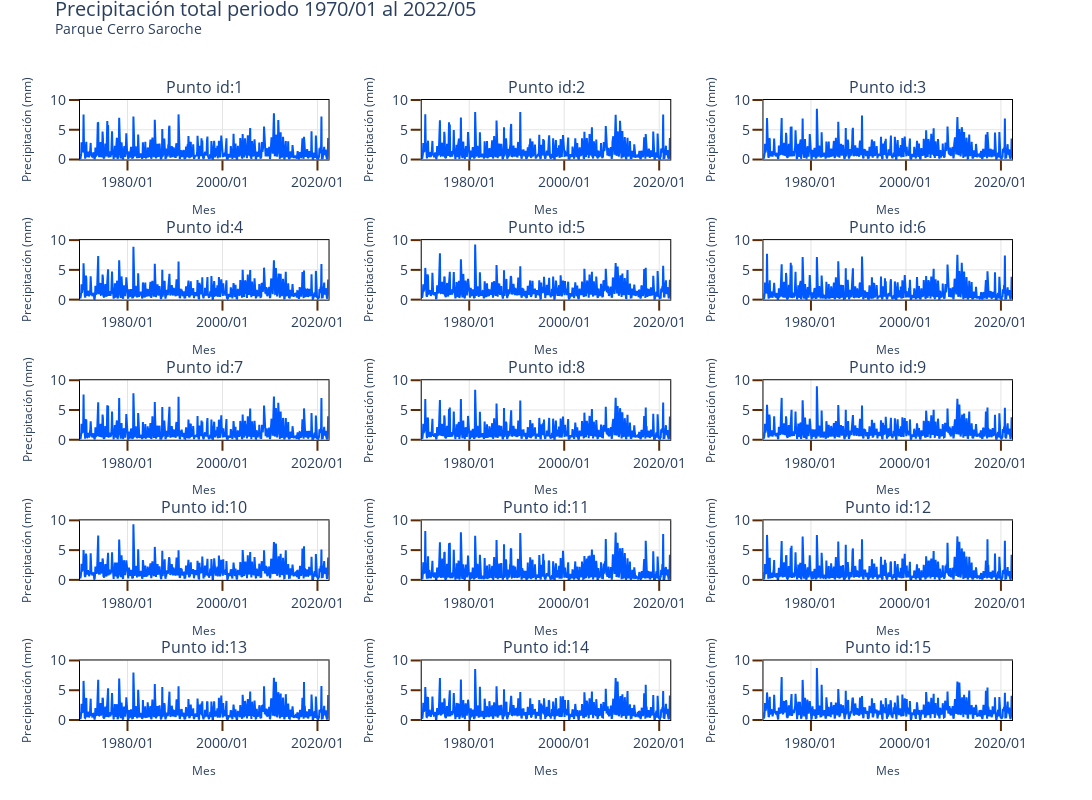

Source (notebook cell):
### Markdown cell above
Consulta de la data

### Code cell
fig_pre = precipitacion_graf( data_pandas,
                    rows=5, 
                    cols=3,
                    park = 'Cerro Saroche'
                    )

fig_pre.write_image(f'./{park}/figures/precipitacion_cerro_saroche.png')
fig_pre.show()

### Figure 1 — Plotly figure (JSON) as saved in the notebook; plotly's stock layout.template omitted (floating-point values rounded to 4 significant figures; data arrays with more than 128 entries replaced by an {"elided": "..."} marker saying what was removed)
{"data": [{"legendgroup": "group1", "line": {"color": "#0059FF", "width": 2}, "mode": "lines", "name": "Precipitación total", "showlegend": false, "type": "scatter", "x": {"elided": "629 str values"}, "xaxis": "x", "y": {"elided": "629 float values"}, "yaxis": "y"}, {"legendgroup": "group1", "line": {"color": "#0059FF", "width": 2}, "mode": "lines", "name": "Precipitación total", "showlegend": false, "type": "scatter", "x": {"elided": "629 str values"}, "xaxis": "x2", "y": {"elided": "629 float values"}, "yaxis": "y2"}, {"legendgroup": "group1", "line": {"color": "#0059FF", "width": 2}, "mode": "lines", "name": "Precipitación total", "showlegend": false, "type": "scatter", "x": {"elided": "629 str values"}, "xaxis": "x3", "y": {"elided": "629 float values"}, "yaxis": "y3"}, {"legendgroup": "group1", "line": {"color": "#0059FF", "width": 2}, "mode": "lines", "name": "Precipitación total", "showlegend": false, "type": "scatter", "x": {"elided": "629 str values"}, "xaxis": "x4", "y": {"elided": "629 float values"}, "yaxis": "y4"}, {"legendgroup": "group1", "line": {"color": "#0059FF", "width": 2}, "mode": "lines", "name": "Precipitación total", "showlegend": false, "type": "scatter", "x": {"elided": "629 str values"}, "xaxis": "x5", "y": {"elided": "629 float values"}, "yaxis": "y5"}, {"legendgroup": "group1", "line": {"color": "#0059FF", "width": 2}, "mode": "lines", "name": "Precipitación total", "showlegend": false, "type": "scatter", "x": {"elided": "629 str values"}, "xaxis": "x6", "y": {"elided": "629 float values"}, "yaxis": "y6"}, {"legendgroup": "group1", "line": {"color": "#0059FF", "width": 2}, "mode": "lines", "name": "Precipitación total", "showlegend": false, "type": "scatter", "x": {"elided": "629 str values"}, "xaxis": "x7", "y": {"elided": "629 float values"}, "yaxis": "y7"}, {"legendgroup": "group1", "line": {"color": "#0059FF", "width": 2}, "mode": "lines", "name": "Precipitación total", "showlegend": false, "type": "scatter", "x": {"elided": "629 str values"}, "xaxis": "x8", "y": {"elided": "629 float values"}, "yaxis": "y8"}, {"legendgroup": "group1", "line": {"color": "#0059FF", "width": 2}, "mode": "lines", "name": "Precipitación total", "showlegend": false, "type": "scatter", "x": {"elided": "629 str values"}, "xaxis": "x9", "y": {"elided": "629 float values"}, "yaxis": "y9"}, {"legendgroup": "group1", "line": {"color": "#0059FF", "width": 2}, "mode": "lines", "name": "Precipitación total", "showlegend": false, "type": "scatter", "x": {"elided": "629 str values"}, "xaxis": "x10", "y": {"elided": "629 float values"}, "yaxis": "y10"}, {"legendgroup": "group1", "line": {"color": "#0059FF", "width": 2}, "mode": "lines", "name": "Precipitación total", "showlegend": false, "type": "scatter", "x": {"elided": "629 str values"}, "xaxis": "x11", "y": {"elided": "629 float values"}, "yaxis": "y11"}, {"legendgroup": "group1", "line": {"color": "#0059FF", "width": 2}, "mode": "lines", "name": "Precipitación total", "showlegend": false, "type": "scatter", "x": {"elided": "629 str values"}, "xaxis": "x12", "y": {"elided": "629 float values"}, "yaxis": "y12"}, {"legendgroup": "group1", "line": {"color": "#0059FF", "width": 2}, "mode": "lines", "name": "Precipitación total", "showlegend": false, "type": "scatter", "x": {"elided": "629 str values"}, "xaxis": "x13", "y": {"elided": "629 float values"}, "yaxis": "y13"}, {"legendgroup": "group1", "line": {"color": "#0059FF", "width": 2}, "mode": "lines", "name": "Precipitación total", "showlegend": false, "type": "scatter", "x": {"elided": "629 str values"}, "xaxis": "x14", "y": {"elided": "629 float values"}, "yaxis": "y14"}, {"legendgroup": "group1", "line": {"color": "#0059FF", "width": 2}, "mode": "lines", "name": "Precipitación total", "showlegend": false, "type": "scatter", "x": {"elided": "629 str values"}, "xaxis": "x15", "y": {"elided": "629 float values"}, "yaxis": "y15"}], "layout": {"annotations": [{"font": {"size": 16}, "showarrow": false, "text": "Punto id:1", "x": 0.1333, "xanchor": "center", "xref": "paper", "y": 1, "yanchor": "bottom", "yref": "paper"}, {"font": {"size": 16}, "showarrow": false, "text": "Punto id:2", "x": 0.5, "xanchor": "center", "xref": "paper", "y": 1, "yanchor": "bottom", "yref": "paper"}, {"font": {"size": 16}, "showarrow": false, "text": "Punto id:3", "x": 0.8667, "xanchor": "center", "xref": "paper", "y": 1, "yanchor": "bottom", "yref": "paper"}, {"font": {"size": 16}, "showarrow": false, "text": "Punto id:4", "x": 0.1333, "xanchor": "center", "xref": "paper", "y": 0.774, "yanchor": "bottom", "yref": "paper"}, {"font": {"size": 16}, "showarrow": false, "text": "Punto id:5", "x": 0.5, "xanchor": "center", "xref": "paper", "y": 0.774, "yanchor": "bottom", "yref": "paper"}, {"font": {"size": 16}, "showarrow": false, "text": "Punto id:6", "x": 0.8667, "xanchor": "center", "xref": "paper", "y": 0.774, "yanchor": "bottom", "yref": "paper"}, {"font": {"size": 16}, "showarrow": false, "text": "Punto id:7", "x": 0.1333, "xanchor": "center", "xref": "paper", "y": 0.548, "yanchor": "bottom", "yref": "paper"}, {"font": {"size": 16}, "showarrow": false, "text": "Punto id:8", "x": 0.5, "xanchor": "center", "xref": "paper", "y": 0.548, "yanchor": "bottom", "yref": "paper"}, {"font": {"size": 16}, "showarrow": false, "text": "Punto id:9", "x": 0.8667, "xanchor": "center", "xref": "paper", "y": 0.548, "yanchor": "bottom", "yref": "paper"}, {"font": {"size": 16}, "showarrow": false, "text": "Punto id:10", "x": 0.1333, "xanchor": "center", "xref": "paper", "y": 0.322, "yanchor": "bottom", "yref": "paper"}, {"font": {"size": 16}, "showarrow": false, "text": "Punto id:11", "x": 0.5, "xanchor": "center", "xref": "paper", "y": 0.322, "yanchor": "bottom", "yref": "paper"}, {"font": {"size": 16}, "showarrow": false, "text": "Punto id:12", "x": 0.8667, "xanchor": "center", "xref": "paper", "y": 0.322, "yanchor": "bottom", "yref": "paper"}, {"font": {"size": 16}, "showarrow": false, "text": "Punto id:13", "x": 0.1333, "xanchor": "center", "xref": "paper", "y": 0.096, "yanchor": "bottom", "yref": "paper"}, {"font": {"size": 16}, "showarrow": false, "text": "Punto id:14", "x": 0.5, "xanchor": "center", "xref": "paper", "y": 0.096, "yanchor": "bottom", "yref": "paper"}, {"font": {"size": 16}, "showarrow": false, "text": "Punto id:15", "x": 0.8667, "xanchor": "center", "xref": "paper", "y": 0.096, "yanchor": "bottom", "yref": "paper"}], "font": {"size": 14}, "height": 800, "legend": {"font": {"size": 14}, "title": {"font": {"size": 14}, "text": "Serie"}, "x": 1, "xanchor": "right", "y": 1.05, "yanchor": "bottom"}, "margin": {"t": 100}, "showlegend": true, "title": {"text": "\n                                Precipitación total periodo 1970/01 al 2022/05\n                                <br><sup>Parque Cerro Saroche</sup>\n                                ", "y": 0.98}, "uniformtext": {"minsize": 8, "mode": "hide"}, "width": 1500, "xaxis": {"anchor": "y", "domain": [0, 0.2667], "gridcolor": "#E4E4E4", "linecolor": "black", "linewidth": 1, "mirror": true, "range": ["1970-01-01T00:00:00", "2022-05-01T00:00:00"], "showline": true, "tickcolor": "#5C2B05", "tickformat": "%Y/%m", "ticklen": 10, "ticks": "outside", "tickwidth": 2, "title": {"font": {"size": 12}, "text": "Mes"}}, "xaxis10": {"anchor": "y10", "domain": [0, 0.2667], "gridcolor": "#E4E4E4", "linecolor": "black", "linewidth": 1, "mirror": true, "showline": true, "tickcolor": "#5C2B05", "tickformat": "%Y/%m", "ticklen": 10, "ticks": "outside", "tickwidth": 2, "title": {"font": {"size": 12}, "text": "Mes"}}, "xaxis11": {"anchor": "y11", "domain": [0.3667, 0.6333], "gridcolor": "#E4E4E4", "linecolor": "black", "linewidth": 1, "mirror": true, "showline": true, "tickcolor": "#5C2B05", "tickformat": "%Y/%m", "ticklen": 10, "ticks": "outside", "tickwidth": 2, "title": {"font": {"size": 12}, "text": "Mes"}}, "xaxis12": {"anchor": "y12", "domain": [0.7333, 1], "gridcolor": "#E4E4E4", "linecolor": "black", "linewidth": 1, "mirror": true, "showline": true, "tickcolor": "#5C2B05", "tickformat": "%Y/%m", "ticklen": 10, "ticks": "outside", "tickwidth": 2, "title": {"font": {"size": 12}, "text": "Mes"}}, "xaxis13": {"anchor": "y13", "domain": [0, 0.2667], "gridcolor": "#E4E4E4", "linecolor": "black", "linewidth": 1, "mirror": true, "showline": true, "tickcolor": "#5C2B05", "tickformat": "%Y/%m", "ticklen": 10, "ticks": "outside", "tickwidth": 2, "title": {"font": {"size": 12}, "text": "Mes"}}, "xaxis14": {"anchor": "y14", "domain": [0.3667, 0.6333], "gridcolor": "#E4E4E4", "linecolor": "black", "linewidth": 1, "mirror": true, "showline": true, "tickcolor": "#5C2B05", "tickformat": "%Y/%m", "ticklen": 10, "ticks": "outside", "tickwidth": 2, "title": {"font": {"size": 12}, "text": "Mes"}}, "xaxis15": {"anchor": "y15", "domain": [0.7333, 1], "gridcolor": "#E4E4E4", "linecolor": "black", "linewidth": 1, "mirror": true, "showline": true, "tickcolor": "#5C2B05", "tickformat": "%Y/%m", "ticklen": 10, "ticks": "outside", "tickwidth": 2, "title": {"font": {"size": 12}, "text": "Mes"}}, "xaxis2": {"anchor": "y2", "domain": [0.3667, 0.6333], "gridcolor": "#E4E4E4", "linecolor": "black", "linewidth": 1, "mirror": true, "showline": true, "tickcolor": "#5C2B05", "tickformat": "%Y/%m", "ticklen": 10, "ticks": "outside", "tickwidth": 2, "title": {"font": {"size": 12}, "text": "Mes"}}, "xaxis3": {"anchor": "y3", "domain": [0.7333, 1], "gridcolor": "#E4E4E4", "linecolor": "black", "linewidth": 1, "mirror": true, "showline": true, "tickcolor": "#5C2B05", "tickformat": "%Y/%m", "ticklen": 10, "ticks": "outside", "tickwidth": 2, "title": {"font": {"size": 12}, "text": "Mes"}}, "xaxis4": {"anchor": "y4", "domain": [0, 0.2667], "gridcolor": "#E4E4E4", "linecolor": "black", "linewidth": 1, "mirror": true, "showline": true, "tickcolor": "#5C2B05", "tickformat": "%Y/%m", "ticklen": 10, "ticks": "outside", "tickwidth": 2, "title": {"font": {"size": 12}, "text": "Mes"}}, "xaxis5": {"anchor": "y5", "domain": [0.3667, 0.6333], "gridcolor": "#E4E4E4", "linecolor": "black", "linewidth": 1, "mirror": true, "showline": true, "tickcolor": "#5C2B05", "tickformat": "%Y/%m", "ticklen": 10, "ticks": "outside", "tickwidth": 2, "title": {"font": {"size": 12}, "text": "Mes"}}, "xaxis6": {"anchor": "y6", "domain": [0.7333, 1], "gridcolor": "#E4E4E4", "linecolor": "black", "linewidth": 1, "mirror": true, "showline": true, "tickcolor": "#5C2B05", "tickformat": "%Y/%m", "ticklen": 10, "ticks": "outside", "tickwidth": 2, "title": {"font": {"size": 12}, "text": "Mes"}}, "xaxis7": {"anchor": "y7", "domain": [0, 0.2667], "gridcolor": "#E4E4E4", "linecolor": "black", "linewidth": 1, "mirror": true, "showline": true, "tickcolor": "#5C2B05", "tickformat": "%Y/%m", "ticklen": 10, "ticks": "outside", "tickwidth": 2, "title": {"font": {"size": 12}, "text": "Mes"}}, "xaxis8": {"anchor": "y8", "domain": [0.3667, 0.6333], "gridcolor": "#E4E4E4", "linecolor": "black", "linewidth": 1, "mirror": true, "showline": true, "tickcolor": "#5C2B05", "tickformat": "%Y/%m", "ticklen": 10, "ticks": "outside", "tickwidth": 2, "title": {"font": {"size": 12}, "text": "Mes"}}, "xaxis9": {"anchor": "y9", "domain": [0.7333, 1], "gridcolor": "#E4E4E4", "linecolor": "black", "linewidth": 1, "mirror": true, "showline": true, "tickcolor": "#5C2B05", "tickformat": "%Y/%m", "ticklen": 10, "ticks": "outside", "tickwidth": 2, "title": {"font": {"size": 12}, "text": "Mes"}}, "yaxis": {"anchor": "x", "domain": [0.904, 1], "gridcolor": "#E4E4E4", "linecolor": "black", "linewidth": 1, "mirror": true, "range": [0, 10], "showline": true, "tickcolor": "#5C2B05", "ticklen": 10, "ticks": "outside", "tickwidth": 2, "title": {"font": {"size": 12}, "text": "Precipitación (mm)"}}, "yaxis10": {"anchor": "x10", "domain": [0.226, 0.322], "gridcolor": "#E4E4E4", "linecolor": "black", "linewidth": 1, "mirror": true, "range": [0, 10], "showline": true, "tickcolor": "#5C2B05", "ticklen": 10, "ticks": "outside", "tickwidth": 2, "title": {"font": {"size": 12}, "text": "Precipitación (mm)"}}, "yaxis11": {"anchor": "x11", "domain": [0.226, 0.322], "gridcolor": "#E4E4E4", "linecolor": "black", "linewidth": 1, "mirror": true, "range": [0, 10], "showline": true, "tickcolor": "#5C2B05", "ticklen": 10, "ticks": "outside", "tickwidth": 2, "title": {"font": {"size": 12}, "text": "Precipitación (mm)"}}, "yaxis12": {"anchor": "x12", "domain": [0.226, 0.322], "gridcolor": "#E4E4E4", "linecolor": "black", "linewidth": 1, "mirror": true, "range": [0, 10], "showline": true, "tickcolor": "#5C2B05", "ticklen": 10, "ticks": "outside", "tickwidth": 2, "title": {"font": {"size": 12}, "text": "Precipitación (mm)"}}, "yaxis13": {"anchor": "x13", "domain": [0, 0.096], "gridcolor": "#E4E4E4", "linecolor": "black", "linewidth": 1, "mirror": true, "range": [0, 10], "showline": true, "tickcolor": "#5C2B05", "ticklen": 10, "ticks": "outside", "tickwidth": 2, "title": {"font": {"size": 12}, "text": "Precipitación (mm)"}}, "yaxis14": {"anchor": "x14", "domain": [0, 0.096], "gridcolor": "#E4E4E4", "linecolor": "black", "linewidth": 1, "mirror": true, "range": [0, 10], "showline": true, "tickcolor": "#5C2B05", "ticklen": 10, "ticks": "outside", "tickwidth": 2, "title": {"font": {"size": 12}, "text": "Precipitación (mm)"}}, "yaxis15": {"anchor": "x15", "domain": [0, 0.096], "gridcolor": "#E4E4E4", "linecolor": "black", "linewidth": 1, "mirror": true, "range": [0, 10], "showline": true, "tickcolor": "#5C2B05", "ticklen": 10, "ticks": "outside", "tickwidth": 2, "title": {"font": {"size": 12}, "text": "Precipitación (mm)"}}, "yaxis2": {"anchor": "x2", "domain": [0.904, 1], "gridcolor": "#E4E4E4", "linecolor": "black", "linewidth": 1, "mirror": true, "range": [0, 10], "showline": true, "tickcolor": "#5C2B05", "ticklen": 10, "ticks": "outside", "tickwidth": 2, "title": {"font": {"size": 12}, "text": "Precipitación (mm)"}}, "yaxis3": {"anchor": "x3", "domain": [0.904, 1], "gridcolor": "#E4E4E4", "linecolor": "black", "linewidth": 1, "mirror": true, "range": [0, 10], "showline": true, "tickcolor": "#5C2B05", "ticklen": 10, "ticks": "outside", "tickwidth": 2, "title": {"font": {"size": 12}, "text": "Precipitación (mm)"}}, "yaxis4": {"anchor": "x4", "domain": [0.678, 0.774], "gridcolor": "#E4E4E4", "linecolor": "black", "linewidth": 1, "mirror": true, "range": [0, 10], "showline": true, "tickcolor": "#5C2B05", "ticklen": 10, "ticks": "outside", "tickwidth": 2, "title": {"font": {"size": 12}, "text": "Precipitación (mm)"}}, "yaxis5": {"anchor": "x5", "domain": [0.678, 0.774], "gridcolor": "#E4E4E4", "linecolor": "black", "linewidth": 1, "mirror": true, "range": [0, 10], "showline": true, "tickcolor": "#5C2B05", "ticklen": 10, "ticks": "outside", "tickwidth": 2, "title": {"font": {"size": 12}, "text": "Precipitación (mm)"}}, "yaxis6": {"anchor": "x6", "domain": [0.678, 0.774], "gridcolor": "#E4E4E4", "linecolor": "black", "linewidth": 1, "mirror": true, "range": [0, 10], "showline": true, "tickcolor": "#5C2B05", "ticklen": 10, "ticks": "outside", "tickwidth": 2, "title": {"font": {"size": 12}, "text": "Precipitación (mm)"}}, "yaxis7": {"anchor": "x7", "domain": [0.452, 0.548], "gridcolor": "#E4E4E4", "linecolor": "black", "linewidth": 1, "mirror": true, "range": [0, 10], "showline": true, "tickcolor": "#5C2B05", "ticklen": 10, "ticks": "outside", "tickwidth": 2, "title": {"font": {"size": 12}, "text": "Precipitación (mm)"}}, "yaxis8": {"anchor": "x8", "domain": [0.452, 0.548], "gridcolor": "#E4E4E4", "linecolor": "black", "linewidth": 1, "mirror": true, "range": [0, 10], "showline": true, "tickcolor": "#5C2B05", "ticklen": 10, "ticks": "outside", "tickwidth": 2, "title": {"font": {"size": 12}, "text": "Precipitación (mm)"}}, "yaxis9": {"anchor": "x9", "domain": [0.452, 0.548], "gridcolor": "#E4E4E4", "linecolor": "black", "linewidth": 1, "mirror": true, "range": [0, 10], "showline": true, "tickcolor": "#5C2B05", "ticklen": 10, "ticks": "outside", "tickwidth": 2, "title": {"font": {"size": 12}, "text": "Precipitación (mm)"}}}}
